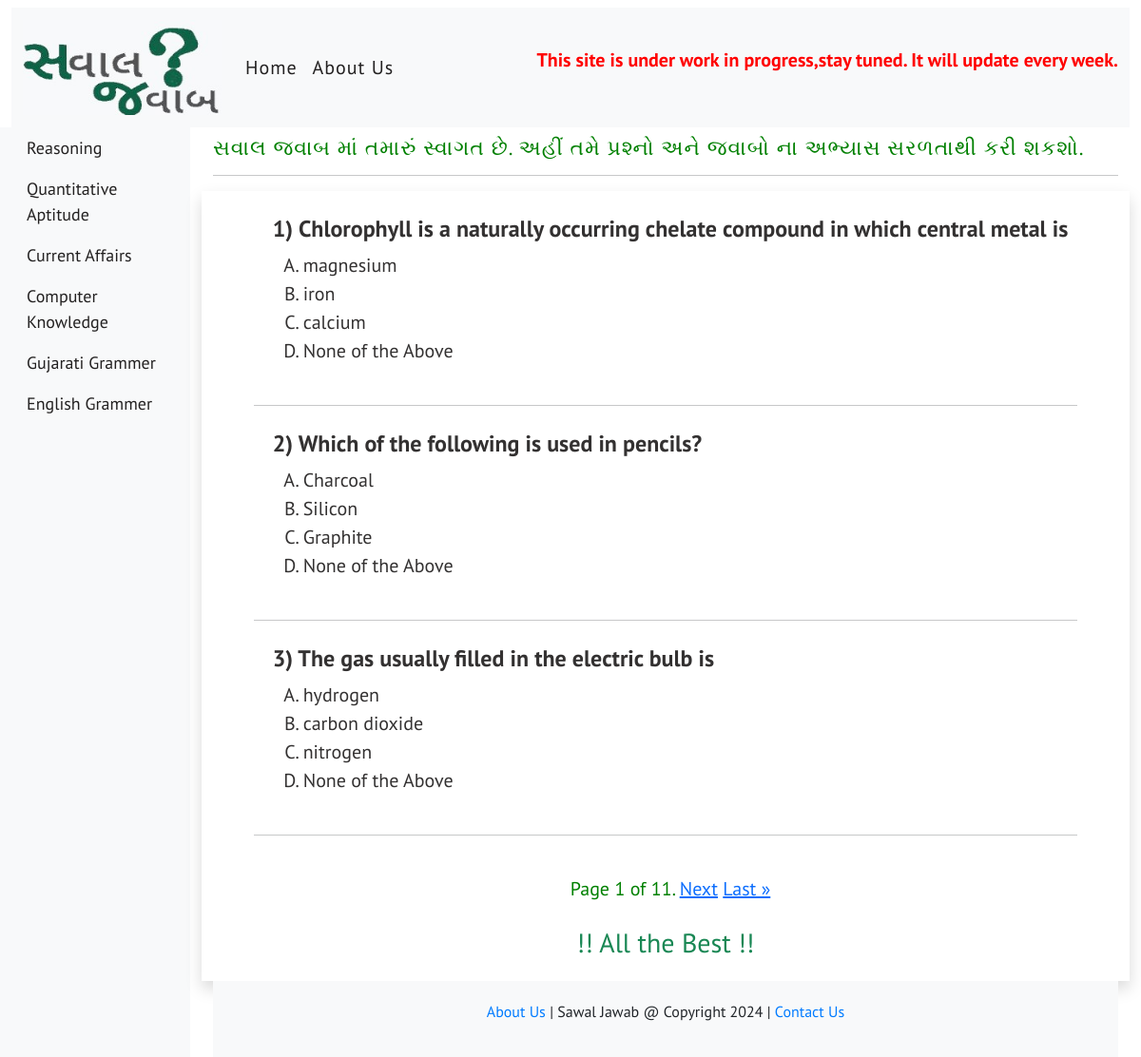
Page /generalknowledge/basic_science/ on the committed database.
### myapp/models.py (models this page shows)
class Current_Affairs(models.Model):
    question=models.CharField(max_length=500)
    answer=models.CharField(max_length=500)
    opt_A=models.CharField(max_length=500)
    opt_B=models.CharField(max_length=500)
    opt_C=models.CharField(max_length=500)
    opt_D=models.CharField(max_length=500)
    ans_description=models.TextField(max_length=1000)
    category=models.CharField(max_length=300)
    question_topic=models.CharField(max_length=300)

class General_knowledge(Current_Affairs):
    pass

class Current_Affairs(models.Model):
    question=models.CharField(max_length=500)
    answer=models.CharField(max_length=500)
    opt_A=models.CharField(max_length=500)
    opt_B=models.CharField(max_length=500)
    opt_C=models.CharField(max_length=500)
    opt_D=models.CharField(max_length=500)
    ans_description=models.TextField(max_length=1000)
    category=models.CharField(max_length=300)
    question_topic=models.CharField(max_length=300)

### myapp/views.py (the view)
# urls.py: path('generalknowledge/<slug:category_slug>/',views.GK_questions,name='gk_questions'),
def GK_questions(request,category_slug):
    gk=General_knowledge.objects.filter(question_topic=category_slug)
    paginator = Paginator(gk, 3)
    page_number = request.GET.get("page")
    page_obj = paginator.get_page(page_number)
    return render(request,'myapp/sawaljawab.html',{'page_obj':page_obj})

### myapp/templates/myapp/sawaljawab.html (shortened to what this page needs)
{% extends 'myapp/base.html' %}
{% block content %}
<div class="col-md-9 ml-sm-auto col-lg-10 px-md-4">
    <h3 class="mt-2" id="gujaratiheadings">સવાલ જવાબ માં તમારું સ્વાગત છે. અહીં તમે પ્રશ્નો અને જવાબો ના અભ્યાસ સરળતાથી કરી શકશો.</h3>
    <hr>
    <div class="row mt-2 shadow p-3">
        <div class="currentaffairs">
            <div class="innersection">
                       {% for q in page_obj %}
                            <div>
                                <h4 style="text-align: left; letter-spacing: normal; font-weight:bold;"> <span class="question_id">{{ page_obj.start_index|add:forloop.counter0 }})</span> {{q.question}}</h4>
                                    <ul style="text-align: left; list-style:upper-alpha;">
                                        <li><a onclick="optASelected(this, '{{ q.answer }}', '{{ q.ans_description}}')">{{q.opt_A}}</a></li>
                                        <li><a onclick="optBSelected(this, '{{ q.answer }}', '{{ q.ans_description}}')">{{q.opt_B}}</a></li>
                                        <li><a onclick="optCSelected(this, '{{ q.answer }}', '{{ q.ans_description}}')">{{q.opt_C}}</a></li>
                                        <li><a onclick="optDSelected(this, '{{ q.answer }}', '{{ q.ans_description}}')">{{q.opt_D}}</a></li>
                                    </ul>
                          </div>
                       <hr style="font-weight: bolder;">
                      {% endfor %}
                       <div class="pagination">
                        <span class="step-links"  style="color: green; padding: 15px; font-size: 20px;">
                            <span class="current">
                                Page {{ page_obj.number }} of {{ page_obj.paginator.num_pages }}.
                            </span>
                            {% if page_obj.has_next %}
                                <a href="?page={{ page_obj.next_page_number }}">Next</a>
                                <a href="?page={{ page_obj.paginator.num_pages }}">Last &raquo;</a>
                            {% endif %}
                        </span>
                    </div>
            </div>
    </div>
    <div><h3 class="text-center text-success">!! All the Best !!</h3></div>
{% endblock content %}

### myapp/static/myapp/css/style.css (style rules this page uses)
* { margin:0; padding:0; box-sizing:border-box; font-family: 'Anek Gujarati', sans-serif; font-family: 'Poppins', sans-serif; font-family: 'PT Sans', sans-serif; }
#gujaratiheadings { font-family: 'Anek Gujarati', sans-serif; font-family: 'PT Sans', sans-serif; font-size: 22px; letter-spacing: 1px; color: green; }
.currentaffairs { width: 700px; height: auto; display: flex; flex-direction: row; justify-content: center; }
.innersection { width: auto; height: auto; background-color:white; border-radius: 5px; }
.innersection > div { font-family: 'Anek Gujarati', sans-serif; font-family: 'Noto Serif Gujarati', serif; font-family: 'Poppins', sans-serif; font-family: 'PT Sans', sans-serif; font-size: 20px; width: auto; height: auto; margin-left: 10px; padding: 10px; color: rgb(51, 49, 49); }
.innersection > div > ul > li > a { text-decoration: none; }
.pagination > span { margin: auto; text-align: center; }

### rows in the picture
General_knowledge: start_index|add "1", question "Chlorophyll is a naturally occurring chelate compound in which central metal is", opt_A "magnesium", opt_B "iron", opt_C "calcium", opt_D "None of the Above"
General_knowledge: start_index|add "2", question "Which of the following is used in pencils?", opt_A "Charcoal", opt_B "Silicon", opt_C "Graphite", opt_D "None of the Above"
General_knowledge: start_index|add "3", question "The gas usually filled in the electric bulb is", opt_A "hydrogen", opt_B "carbon dioxide", opt_C "nitrogen", opt_D "None of the Above"

### other values in the picture
{{ page_obj.number }} "1"
{{ page_obj.paginator.num_pages }} "11"
